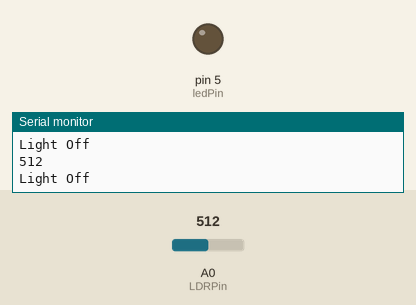
Recording of a sketch running on a simulated Arduino Uno, built with avr-gcc and run on an emulated ATmega328P. On the bench: output pins drawn as LEDs (lit = HIGH), the last lines printed to the serial monitor. The test bench sets the inputs (shaded band); at power-on: A0 (LDRPin) = 512.

Above: at 1.3 s.
1.4 s: A0 (LDRPin) set to 111
2.9 s: A0 (LDRPin) set to 93
At 3.3 s:
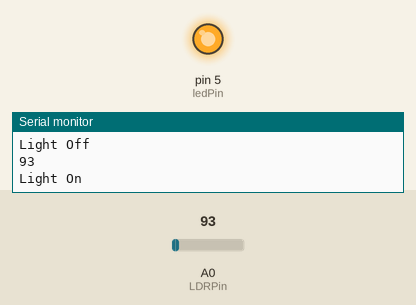
4.5 s: A0 (LDRPin) set to 110
At 5.7 s:
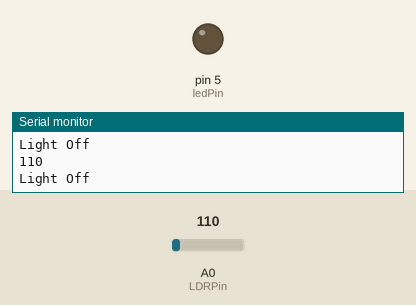
6.0 s: A0 (LDRPin) set to 90
At 6.9 s:
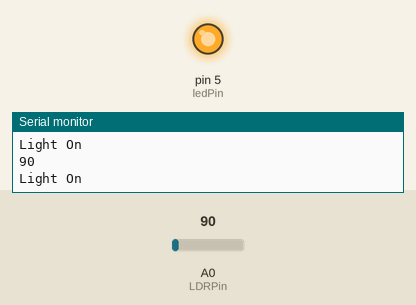
Timing chart, 0 to 8.5 s (numbered marks = the images above; inputs shaded):
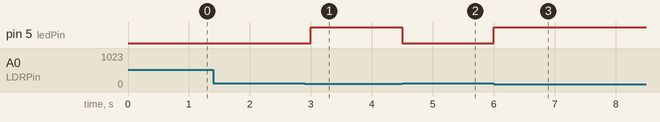

The sketch:

Node_MCU_LDR_1LED.ino
```cpp
/* LDR Testing with Node MCU v3 Lolin board

Connect following
Photoresistor one leg to pin A0, and  another pin to +3V
Connect a resistor (around 10k) is a good value, higher
values gives higher readings) from pin A0 to GND.

please visit http://iotwebplanet.com
please code visithttps://github.com/vivekaris/node_mcu_india_IoT_tutorial
----------------------------------------------------
*/

int LDRPin = A0;  //define a pin for Photo resistor
int ledPin=5; //D1     //define a pin for LED
int sensorValue=0;
void setup()
{
    Serial.begin(9600);  //debugging  serial communcation
    pinMode( ledPin, OUTPUT );
}

void loop()
{

  sensorValue=analogRead(LDRPin);   //read  the value of the photoresistor.
    Serial.println(sensorValue);  // value of the photoresistor to the serial monitor.

      if(sensorValue<100)   // it means darkness detected
    {
    digitalWrite(ledPin, HIGH);  //on the ledPin.
    Serial.println("Light On");
    }
    else
    {
          digitalWrite(ledPin, LOW);  //off the ledPin.
         Serial.println("Light Off");
    }

   delay(500); //short delay for faster response to light.
}
```

Measured:
- the behaviour switches between 100 and 99 on A0 (LDRPin) (found by bisection; images 0 and 1)
- after the input at 2.9 s, pin 5 (ledPin): LOW → HIGH after 0.10 s
- after the input at 4.5 s, pin 5 (ledPin): HIGH → LOW at once
- after the input at 6.0 s, pin 5 (ledPin): LOW → HIGH at once
